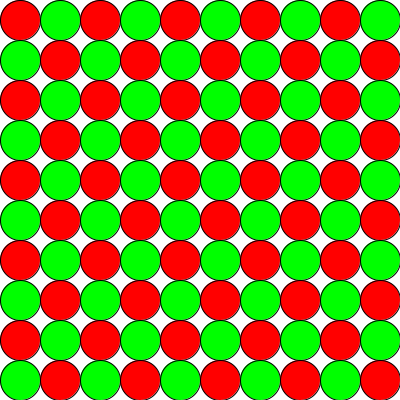
Frame 1 (no input)
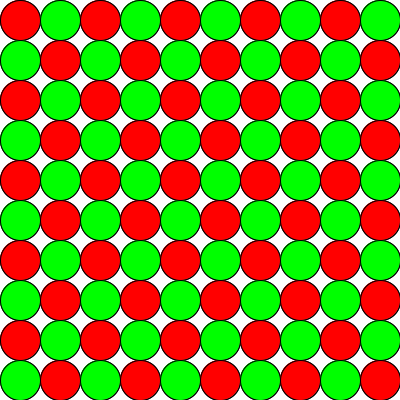
Frame 2 (the mouse pressed at the canvas centre, redrawn once)

The Processing sketch that drew these frames (run headless with seeded random() and noise(); the mouse was pressed at the canvas centre and the sketch redrawn once):

// Processing sketch: processing_126539
// ── processing_126539.pde

void setup()
{
  size (400, 400);
  background (255);
  ellipseMode (CORNER);
}

void draw()
{
  float i, j;
  for (i = 0; i < 10; i = i + 1)
   for (j = 0; j < 10; j = j + 1)
   {
   if (j % 2 == 0 && i % 2 == 0)
   fill (255, 0, 0);
   else if ( j % 2 != 0 && i % 2 == 0)
   fill (0, 255, 0);
   else if (j % 2 == 0 && i % 2 != 0)
   fill (0, 255, 0);
   else
   fill (255, 0, 0);
   ellipse (i * width/10, j * height/10, width/10, height/10);
   }
   noLoop ();
}
